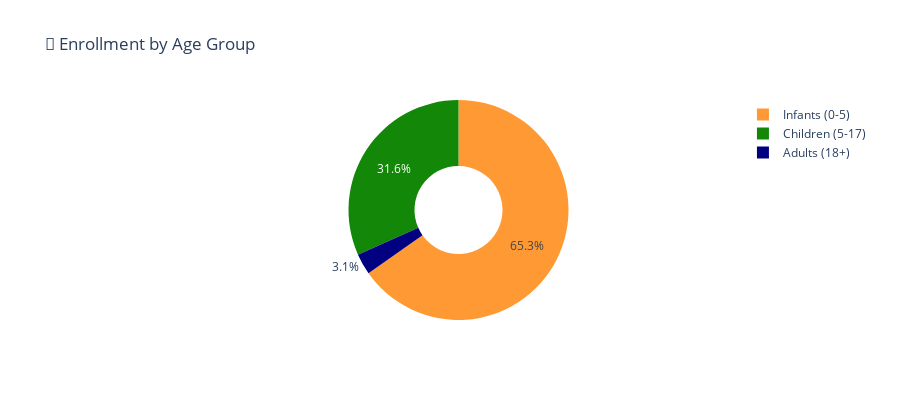

Notebook code cell kept with this figure:
### Code cell
# VISUALIZATION 2: Age Distribution Pie Chart
age_data = {
    'Age Group': ['Infants (0-5)', 'Children (5-17)', 'Adults (18+)'],
    'Count': [df_enrol['age_0_5'].sum(), df_enrol['age_5_17'].sum(), df_enrol['age_18_greater'].sum()]
}
fig = px.pie(age_data, values='Count', names='Age Group', 
             title='👥 Enrollment by Age Group',
             color_discrete_sequence=['#FF9933', '#138808', '#000080'],
             hole=0.4)
fig.update_layout(height=400)
fig.show()

# Print percentages
total = sum(age_data['Count'])
for name, count in zip(age_data['Age Group'], age_data['Count']):
    print(f"{name}: {count:,} ({count/total*100:.1f}%)")

### Figure 1 — Plotly figure (JSON) as saved in the notebook; plotly's stock layout.template omitted (floating-point values rounded to 4 significant figures)
{"data": [{"domain": {"x": [0, 1], "y": [0, 1]}, "hole": 0.4, "hovertemplate": "Age Group=%{label}<br>Count=%{value}<extra></extra>", "labels": ["Infants (0-5)", "Children (5-17)", "Adults (18+)"], "legendgroup": "", "name": "", "showlegend": true, "type": "pie", "values": [3546965, 1720384, 168353]}], "layout": {"height": 400, "legend": {"tracegroupgap": 0}, "piecolorway": ["#FF9933", "#138808", "#000080"], "title": {"text": "👥 Enrollment by Age Group"}}}
